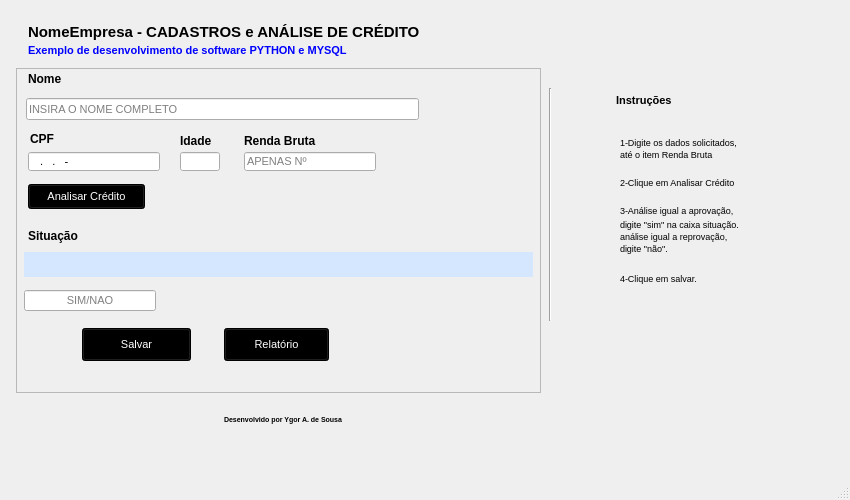
<?xml version="1.0" encoding="UTF-8"?>
<ui version="4.0">
 <class>mainWindow</class>
 <widget class="QMainWindow" name="mainWindow">
  <property name="enabled">
   <bool>true</bool>
  </property>
  <property name="geometry">
   <rect>
    <x>0</x>
    <y>0</y>
    <width>850</width>
    <height>500</height>
   </rect>
  </property>
  <property name="sizePolicy">
   <sizepolicy hsizetype="Expanding" vsizetype="Expanding">
    <horstretch>50</horstretch>
    <verstretch>50</verstretch>
   </sizepolicy>
  </property>
  <property name="maximumSize">
   <size>
    <width>850</width>
    <height>520</height>
   </size>
  </property>
  <property name="baseSize">
   <size>
    <width>800</width>
    <height>600</height>
   </size>
  </property>
  <property name="font">
   <font>
    <family>Arial</family>
    <pointsize>8</pointsize>
    <weight>50</weight>
    <bold>false</bold>
   </font>
  </property>
  <property name="windowTitle">
   <string>MainWindow</string>
  </property>
  <property name="whatsThis">
   <string/>
  </property>
  <property name="iconSize">
   <size>
    <width>50</width>
    <height>50</height>
   </size>
  </property>
  <widget class="QWidget" name="centralwidget">
   <widget class="QLabel" name="label_4">
    <property name="geometry">
     <rect>
      <x>224</x>
      <y>387</y>
      <width>193</width>
      <height>65</height>
     </rect>
    </property>
    <property name="sizePolicy">
     <sizepolicy hsizetype="Fixed" vsizetype="Fixed">
      <horstretch>0</horstretch>
      <verstretch>0</verstretch>
     </sizepolicy>
    </property>
    <property name="font">
     <font>
      <pointsize>5</pointsize>
      <weight>75</weight>
      <bold>true</bold>
     </font>
    </property>
    <property name="styleSheet">
     <string notr="true">color:rgb(0, 0, 0)</string>
    </property>
    <property name="text">
     <string>Desenvolvido por Ygor A. de Sousa</string>
    </property>
   </widget>
   <widget class="QFrame" name="frame">
    <property name="geometry">
     <rect>
      <x>16</x>
      <y>68</y>
      <width>525</width>
      <height>325</height>
     </rect>
    </property>
    <property name="frameShape">
     <enum>QFrame::StyledPanel</enum>
    </property>
    <property name="frameShadow">
     <enum>QFrame::Raised</enum>
    </property>
    <widget class="QPushButton" name="btnRelatorio">
     <property name="geometry">
      <rect>
       <x>208</x>
       <y>260</y>
       <width>105</width>
       <height>33</height>
      </rect>
     </property>
     <property name="sizePolicy">
      <sizepolicy hsizetype="Fixed" vsizetype="Fixed">
       <horstretch>0</horstretch>
       <verstretch>0</verstretch>
      </sizepolicy>
     </property>
     <property name="styleSheet">
      <string notr="true">color: rgb(255, 255, 255);
background-color: rgb(0, 0, 0);</string>
     </property>
     <property name="text">
      <string>Relatório</string>
     </property>
    </widget>
    <widget class="QLabel" name="label_7">
     <property name="enabled">
      <bool>true</bool>
     </property>
     <property name="geometry">
      <rect>
       <x>228</x>
       <y>56</y>
       <width>173</width>
       <height>33</height>
      </rect>
     </property>
     <property name="sizePolicy">
      <sizepolicy hsizetype="Fixed" vsizetype="Fixed">
       <horstretch>0</horstretch>
       <verstretch>0</verstretch>
      </sizepolicy>
     </property>
     <property name="font">
      <font>
       <family>Arial</family>
       <pointsize>9</pointsize>
       <weight>75</weight>
       <bold>true</bold>
      </font>
     </property>
     <property name="cursor">
      <cursorShape>CrossCursor</cursorShape>
     </property>
     <property name="text">
      <string>Renda Bruta</string>
     </property>
    </widget>
    <widget class="QPushButton" name="btnAnalise">
     <property name="geometry">
      <rect>
       <x>12</x>
       <y>116</y>
       <width>117</width>
       <height>25</height>
      </rect>
     </property>
     <property name="sizePolicy">
      <sizepolicy hsizetype="Expanding" vsizetype="Expanding">
       <horstretch>0</horstretch>
       <verstretch>0</verstretch>
      </sizepolicy>
     </property>
     <property name="styleSheet">
      <string notr="true">color: rgb(255, 255, 255);
background-color: rgb(0, 0, 0);</string>
     </property>
     <property name="text">
      <string>Analisar Crédito</string>
     </property>
    </widget>
    <widget class="QLabel" name="label_5">
     <property name="geometry">
      <rect>
       <x>14</x>
       <y>58</y>
       <width>125</width>
       <height>25</height>
      </rect>
     </property>
     <property name="sizePolicy">
      <sizepolicy hsizetype="Fixed" vsizetype="Fixed">
       <horstretch>0</horstretch>
       <verstretch>0</verstretch>
      </sizepolicy>
     </property>
     <property name="font">
      <font>
       <family>Arial</family>
       <pointsize>9</pointsize>
       <weight>75</weight>
       <bold>true</bold>
      </font>
     </property>
     <property name="layoutDirection">
      <enum>Qt::LeftToRight</enum>
     </property>
     <property name="text">
      <string>CPF</string>
     </property>
    </widget>
    <widget class="QLineEdit" name="txtIdade">
     <property name="geometry">
      <rect>
       <x>164</x>
       <y>84</y>
       <width>40</width>
       <height>19</height>
      </rect>
     </property>
     <property name="sizePolicy">
      <sizepolicy hsizetype="Fixed" vsizetype="Fixed">
       <horstretch>0</horstretch>
       <verstretch>0</verstretch>
      </sizepolicy>
     </property>
     <property name="minimumSize">
      <size>
       <width>2</width>
       <height>1</height>
      </size>
     </property>
     <property name="maximumSize">
      <size>
       <width>40</width>
       <height>40</height>
      </size>
     </property>
     <property name="inputMask">
      <string>000</string>
     </property>
     <property name="text">
      <string/>
     </property>
    </widget>
    <widget class="QPushButton" name="btnSalvar">
     <property name="geometry">
      <rect>
       <x>66</x>
       <y>260</y>
       <width>109</width>
       <height>33</height>
      </rect>
     </property>
     <property name="sizePolicy">
      <sizepolicy hsizetype="Fixed" vsizetype="Fixed">
       <horstretch>0</horstretch>
       <verstretch>0</verstretch>
      </sizepolicy>
     </property>
     <property name="styleSheet">
      <string notr="true">color: rgb(255, 255, 255);
background-color: rgb(0, 0, 0);</string>
     </property>
     <property name="text">
      <string>Salvar</string>
     </property>
    </widget>
    <widget class="QLineEdit" name="txtRenda">
     <property name="geometry">
      <rect>
       <x>228</x>
       <y>84</y>
       <width>132</width>
       <height>19</height>
      </rect>
     </property>
     <property name="sizePolicy">
      <sizepolicy hsizetype="Fixed" vsizetype="Fixed">
       <horstretch>0</horstretch>
       <verstretch>0</verstretch>
      </sizepolicy>
     </property>
     <property name="text">
      <string/>
     </property>
     <property name="placeholderText">
      <string>APENAS Nº</string>
     </property>
    </widget>
    <widget class="QLabel" name="label_8">
     <property name="geometry">
      <rect>
       <x>12</x>
       <y>147</y>
       <width>313</width>
       <height>41</height>
      </rect>
     </property>
     <property name="sizePolicy">
      <sizepolicy hsizetype="Fixed" vsizetype="Fixed">
       <horstretch>0</horstretch>
       <verstretch>0</verstretch>
      </sizepolicy>
     </property>
     <property name="font">
      <font>
       <family>Arial</family>
       <pointsize>9</pointsize>
       <weight>75</weight>
       <bold>true</bold>
      </font>
     </property>
     <property name="text">
      <string>Situação</string>
     </property>
    </widget>
    <widget class="QLabel" name="txtSituacao">
     <property name="geometry">
      <rect>
       <x>8</x>
       <y>184</y>
       <width>509</width>
       <height>25</height>
      </rect>
     </property>
     <property name="sizePolicy">
      <sizepolicy hsizetype="Minimum" vsizetype="Fixed">
       <horstretch>0</horstretch>
       <verstretch>0</verstretch>
      </sizepolicy>
     </property>
     <property name="minimumSize">
      <size>
       <width>0</width>
       <height>18</height>
      </size>
     </property>
     <property name="font">
      <font>
       <family>Arial</family>
       <pointsize>9</pointsize>
       <weight>75</weight>
       <bold>true</bold>
      </font>
     </property>
     <property name="styleSheet">
      <string notr="true">color: rgb(0, 0, 255);
background-color: rgb(213, 230, 255);</string>
     </property>
     <property name="text">
      <string/>
     </property>
     <property name="alignment">
      <set>Qt::AlignCenter</set>
     </property>
    </widget>
    <widget class="QLineEdit" name="txtCpf">
     <property name="geometry">
      <rect>
       <x>12</x>
       <y>84</y>
       <width>132</width>
       <height>19</height>
      </rect>
     </property>
     <property name="sizePolicy">
      <sizepolicy hsizetype="Fixed" vsizetype="Fixed">
       <horstretch>0</horstretch>
       <verstretch>0</verstretch>
      </sizepolicy>
     </property>
     <property name="inputMask">
      <string>000.000.000-00</string>
     </property>
     <property name="text">
      <string>..-</string>
     </property>
    </widget>
    <widget class="QLineEdit" name="txtAnalise">
     <property name="geometry">
      <rect>
       <x>8</x>
       <y>222</y>
       <width>132</width>
       <height>21</height>
      </rect>
     </property>
     <property name="sizePolicy">
      <sizepolicy hsizetype="Fixed" vsizetype="Fixed">
       <horstretch>0</horstretch>
       <verstretch>0</verstretch>
      </sizepolicy>
     </property>
     <property name="alignment">
      <set>Qt::AlignCenter</set>
     </property>
     <property name="placeholderText">
      <string>SIM/NAO</string>
     </property>
    </widget>
    <widget class="QLabel" name="label_6">
     <property name="geometry">
      <rect>
       <x>164</x>
       <y>56</y>
       <width>57</width>
       <height>33</height>
      </rect>
     </property>
     <property name="sizePolicy">
      <sizepolicy hsizetype="Fixed" vsizetype="Fixed">
       <horstretch>0</horstretch>
       <verstretch>0</verstretch>
      </sizepolicy>
     </property>
     <property name="font">
      <font>
       <family>Arial</family>
       <pointsize>9</pointsize>
       <weight>75</weight>
       <bold>true</bold>
      </font>
     </property>
     <property name="text">
      <string>Idade</string>
     </property>
     <property name="alignment">
      <set>Qt::AlignLeading|Qt::AlignLeft|Qt::AlignVCenter</set>
     </property>
    </widget>
    <widget class="QLineEdit" name="txtNome">
     <property name="geometry">
      <rect>
       <x>10</x>
       <y>30</y>
       <width>393</width>
       <height>22</height>
      </rect>
     </property>
     <property name="sizePolicy">
      <sizepolicy hsizetype="Minimum" vsizetype="Fixed">
       <horstretch>0</horstretch>
       <verstretch>0</verstretch>
      </sizepolicy>
     </property>
     <property name="minimumSize">
      <size>
       <width>10</width>
       <height>22</height>
      </size>
     </property>
     <property name="placeholderText">
      <string>INSIRA O NOME COMPLETO</string>
     </property>
    </widget>
    <widget class="QLabel" name="label_3">
     <property name="geometry">
      <rect>
       <x>12</x>
       <y>4</y>
       <width>373</width>
       <height>29</height>
      </rect>
     </property>
     <property name="sizePolicy">
      <sizepolicy hsizetype="Fixed" vsizetype="Fixed">
       <horstretch>0</horstretch>
       <verstretch>0</verstretch>
      </sizepolicy>
     </property>
     <property name="font">
      <font>
       <family>Arial</family>
       <pointsize>9</pointsize>
       <weight>75</weight>
       <bold>true</bold>
      </font>
     </property>
     <property name="text">
      <string>Nome</string>
     </property>
     <property name="alignment">
      <set>Qt::AlignLeading|Qt::AlignLeft|Qt::AlignTop</set>
     </property>
    </widget>
   </widget>
   <widget class="Line" name="line">
    <property name="geometry">
     <rect>
      <x>524</x>
      <y>88</y>
      <width>53</width>
      <height>233</height>
     </rect>
    </property>
    <property name="orientation">
     <enum>Qt::Vertical</enum>
    </property>
   </widget>
   <widget class="QLabel" name="label">
    <property name="geometry">
     <rect>
      <x>28</x>
      <y>-68</y>
      <width>10000</width>
      <height>200</height>
     </rect>
    </property>
    <property name="sizePolicy">
     <sizepolicy hsizetype="Fixed" vsizetype="Fixed">
      <horstretch>0</horstretch>
      <verstretch>0</verstretch>
     </sizepolicy>
    </property>
    <property name="font">
     <font>
      <family>Arial</family>
      <pointsize>11</pointsize>
      <weight>75</weight>
      <bold>true</bold>
     </font>
    </property>
    <property name="layoutDirection">
     <enum>Qt::LeftToRight</enum>
    </property>
    <property name="autoFillBackground">
     <bool>false</bool>
    </property>
    <property name="text">
     <string>NomeEmpresa - CADASTROS e ANÁLISE DE CRÉDITO</string>
    </property>
    <property name="alignment">
     <set>Qt::AlignLeading|Qt::AlignLeft|Qt::AlignVCenter</set>
    </property>
   </widget>
   <widget class="QLabel" name="label_2">
    <property name="geometry">
     <rect>
      <x>28</x>
      <y>16</y>
      <width>477</width>
      <height>69</height>
     </rect>
    </property>
    <property name="sizePolicy">
     <sizepolicy hsizetype="Fixed" vsizetype="Fixed">
      <horstretch>0</horstretch>
      <verstretch>0</verstretch>
     </sizepolicy>
    </property>
    <property name="font">
     <font>
      <weight>75</weight>
      <bold>true</bold>
     </font>
    </property>
    <property name="styleSheet">
     <string notr="true">color: rgb(0, 0, 255);</string>
    </property>
    <property name="text">
     <string>Exemplo de desenvolvimento de software PYTHON e MYSQL</string>
    </property>
    <property name="alignment">
     <set>Qt::AlignLeading|Qt::AlignLeft|Qt::AlignVCenter</set>
    </property>
   </widget>
   <widget class="QLabel" name="label_10">
    <property name="geometry">
     <rect>
      <x>616</x>
      <y>76</y>
      <width>133</width>
      <height>49</height>
     </rect>
    </property>
    <property name="sizePolicy">
     <sizepolicy hsizetype="Fixed" vsizetype="Expanding">
      <horstretch>0</horstretch>
      <verstretch>0</verstretch>
     </sizepolicy>
    </property>
    <property name="font">
     <font>
      <family>Arial</family>
      <pointsize>8</pointsize>
      <weight>75</weight>
      <bold>true</bold>
     </font>
    </property>
    <property name="text">
     <string>Instruções</string>
    </property>
   </widget>
   <widget class="QLabel" name="label_11">
    <property name="geometry">
     <rect>
      <x>620</x>
      <y>112</y>
      <width>181</width>
      <height>60</height>
     </rect>
    </property>
    <property name="sizePolicy">
     <sizepolicy hsizetype="Fixed" vsizetype="Expanding">
      <horstretch>0</horstretch>
      <verstretch>0</verstretch>
     </sizepolicy>
    </property>
    <property name="font">
     <font>
      <pointsize>7</pointsize>
     </font>
    </property>
    <property name="text">
     <string>1-Digite os dados solicitados,</string>
    </property>
   </widget>
   <widget class="QLabel" name="label_12">
    <property name="geometry">
     <rect>
      <x>620</x>
      <y>124</y>
      <width>249</width>
      <height>61</height>
     </rect>
    </property>
    <property name="sizePolicy">
     <sizepolicy hsizetype="Fixed" vsizetype="Expanding">
      <horstretch>0</horstretch>
      <verstretch>0</verstretch>
     </sizepolicy>
    </property>
    <property name="font">
     <font>
      <pointsize>7</pointsize>
     </font>
    </property>
    <property name="text">
     <string>até o item Renda Bruta</string>
    </property>
   </widget>
   <widget class="QLabel" name="label_13">
    <property name="geometry">
     <rect>
      <x>620</x>
      <y>148</y>
      <width>181</width>
      <height>69</height>
     </rect>
    </property>
    <property name="sizePolicy">
     <sizepolicy hsizetype="Expanding" vsizetype="Expanding">
      <horstretch>0</horstretch>
      <verstretch>0</verstretch>
     </sizepolicy>
    </property>
    <property name="minimumSize">
     <size>
      <width>150</width>
      <height>30</height>
     </size>
    </property>
    <property name="font">
     <font>
      <pointsize>7</pointsize>
     </font>
    </property>
    <property name="text">
     <string>2-Clique em Analisar Crédito</string>
    </property>
   </widget>
   <widget class="QLabel" name="label_14">
    <property name="geometry">
     <rect>
      <x>620</x>
      <y>176</y>
      <width>213</width>
      <height>69</height>
     </rect>
    </property>
    <property name="sizePolicy">
     <sizepolicy hsizetype="Fixed" vsizetype="Expanding">
      <horstretch>0</horstretch>
      <verstretch>0</verstretch>
     </sizepolicy>
    </property>
    <property name="font">
     <font>
      <pointsize>7</pointsize>
     </font>
    </property>
    <property name="text">
     <string>3-Análise igual a aprovação,</string>
    </property>
   </widget>
   <widget class="QLabel" name="label_15">
    <property name="geometry">
     <rect>
      <x>620</x>
      <y>184</y>
      <width>205</width>
      <height>81</height>
     </rect>
    </property>
    <property name="sizePolicy">
     <sizepolicy hsizetype="Fixed" vsizetype="Expanding">
      <horstretch>0</horstretch>
      <verstretch>0</verstretch>
     </sizepolicy>
    </property>
    <property name="font">
     <font>
      <pointsize>7</pointsize>
     </font>
    </property>
    <property name="text">
     <string>digite &quot;sim&quot; na caixa situação.</string>
    </property>
   </widget>
   <widget class="QLabel" name="label_16">
    <property name="geometry">
     <rect>
      <x>620</x>
      <y>200</y>
      <width>205</width>
      <height>73</height>
     </rect>
    </property>
    <property name="sizePolicy">
     <sizepolicy hsizetype="Fixed" vsizetype="Expanding">
      <horstretch>0</horstretch>
      <verstretch>0</verstretch>
     </sizepolicy>
    </property>
    <property name="font">
     <font>
      <pointsize>7</pointsize>
     </font>
    </property>
    <property name="text">
     <string>análise igual a reprovação,</string>
    </property>
   </widget>
   <widget class="QLabel" name="label_17">
    <property name="geometry">
     <rect>
      <x>620</x>
      <y>184</y>
      <width>209</width>
      <height>129</height>
     </rect>
    </property>
    <property name="sizePolicy">
     <sizepolicy hsizetype="Fixed" vsizetype="Expanding">
      <horstretch>0</horstretch>
      <verstretch>0</verstretch>
     </sizepolicy>
    </property>
    <property name="font">
     <font>
      <pointsize>7</pointsize>
     </font>
    </property>
    <property name="text">
     <string>digite &quot;não&quot;.</string>
    </property>
   </widget>
   <widget class="QLabel" name="label_18">
    <property name="geometry">
     <rect>
      <x>620</x>
      <y>228</y>
      <width>217</width>
      <height>101</height>
     </rect>
    </property>
    <property name="sizePolicy">
     <sizepolicy hsizetype="Fixed" vsizetype="Expanding">
      <horstretch>0</horstretch>
      <verstretch>0</verstretch>
     </sizepolicy>
    </property>
    <property name="font">
     <font>
      <pointsize>7</pointsize>
     </font>
    </property>
    <property name="text">
     <string>4-Clique em salvar.</string>
    </property>
   </widget>
   <zorder>label</zorder>
   <zorder>label_2</zorder>
   <zorder>label_10</zorder>
   <zorder>label_11</zorder>
   <zorder>label_12</zorder>
   <zorder>label_13</zorder>
   <zorder>label_14</zorder>
   <zorder>label_15</zorder>
   <zorder>label_16</zorder>
   <zorder>label_17</zorder>
   <zorder>label_18</zorder>
   <zorder>frame</zorder>
   <zorder>label_4</zorder>
   <zorder>line</zorder>
  </widget>
  <widget class="QMenuBar" name="menubar">
   <property name="geometry">
    <rect>
     <x>0</x>
     <y>0</y>
     <width>850</width>
     <height>22</height>
    </rect>
   </property>
  </widget>
  <widget class="QStatusBar" name="statusbar"/>
 </widget>
 <resources/>
 <connections/>
</ui>
